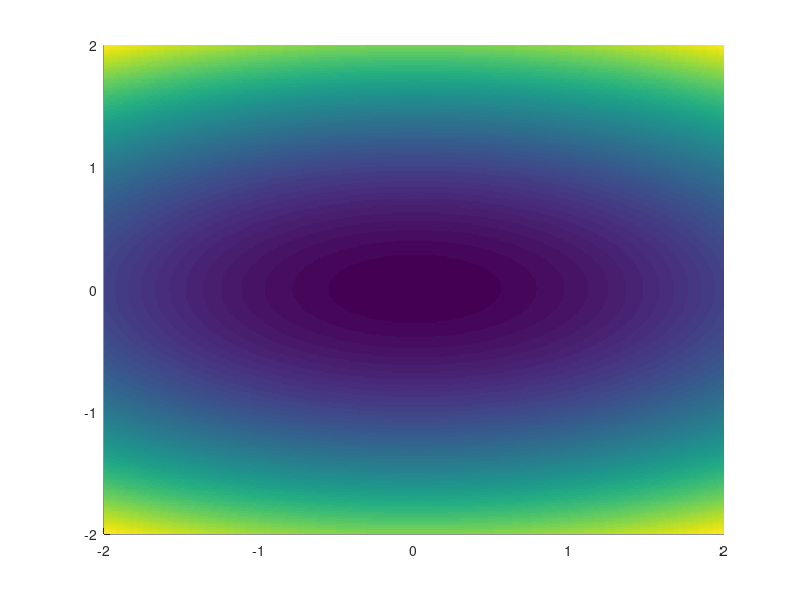

Here is the MATLAB script that generated this plot: (Note: this script raises an error after producing the figure.)
%%
fun = @(x, y) (x.^2)./2 + 2.*(y.^2);
grad = @(x, y) [x, 4*y];

ab = [-2, 2];
cd = [-2, 2];

figure(2);
[X, Y] = meshgrid(ab(1):0.01:ab(2),cd(1):0.01:cd(2));
Z = fun(X, Y);
view(3);

surface(X,Y,Z);
shading flat;
hold on;

[~, ~, path] = steepest(fun, grad, [2, 2], 0.1, ab, cd, 1000, 1E-3);

plot3(path(:,1), path(:,2), fun(path(:,1), path(:,2)), "--r");
title("Plot della funzione $$f(x, y) = \frac{x^2}{2} + 2y^2$$ con steepest decent in rosso", "interpreter", "latex");

%%
clear("ab", "cd", "fun", "grad", "path", "X", "Y", "Z");
